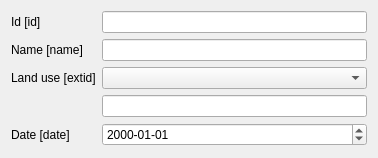
<?xml version="1.0" encoding="UTF-8"?>
<ui version="4.0">
 <class>Dialog</class>
 <widget class="QDialog" name="Dialog">
  <property name="geometry">
   <rect>
    <x>0</x>
    <y>0</y>
    <width>378</width>
    <height>158</height>
   </rect>
  </property>
  <property name="windowTitle">
   <string>Dialog</string>
  </property>
  <layout class="QFormLayout" name="formLayout">
   <item row="0" column="0">
    <widget class="QLabel" name="id_LBL">
     <property name="toolTip">
      <string>Unique feature identifier</string>
     </property>
     <property name="text">
      <string>Id [id]</string>
     </property>
    </widget>
   </item>
   <item row="0" column="1">
    <widget class="QLineEdit" name="id">
     <property name="enabled">
      <bool>true</bool>
     </property>
     <property name="toolTip">
      <string>Unique link id</string>
     </property>
    </widget>
   </item>
   <item row="1" column="0">
    <widget class="QLabel" name="name_LBL">
     <property name="toolTip">
      <string>The name of the link</string>
     </property>
     <property name="text">
      <string>Name [name]</string>
     </property>
    </widget>
   </item>
   <item row="1" column="1">
    <widget class="QLineEdit" name="name">
     <property name="toolTip">
      <string>The name of the link</string>
     </property>
    </widget>
   </item>
   <item row="2" column="0">
    <widget class="QLabel" name="extid_LBL">
     <property name="toolTip">
      <string>The feature id of the inlet node</string>
     </property>
     <property name="text">
      <string>Land use [extid]</string>
     </property>
    </widget>
   </item>
   <item row="2" column="1">
    <widget class="QComboBox" name="extid_CB"/>
   </item>
   <item row="3" column="1">
    <widget class="QLineEdit" name="extid">
     <property name="toolTip">
      <string>The feature id of the inlet node</string>
     </property>
    </widget>
   </item>
   <item row="4" column="0">
    <widget class="QLabel" name="date_LBL">
     <property name="toolTip">
      <string>The feature id of the inlet node</string>
     </property>
     <property name="text">
      <string>Date [date]</string>
     </property>
    </widget>
   </item>
   <item row="4" column="1">
    <widget class="QgsDateTimeEdit" name="date">
     <property name="displayFormat">
      <string>yyyy-MM-dd</string>
     </property>
    </widget>
   </item>
  </layout>
 </widget>
 <customwidgets>
  <customwidget>
   <class>QgsDateTimeEdit</class>
   <extends>QDateTimeEdit</extends>
   <header>qgsdatetimeedit.h</header>
  </customwidget>
 </customwidgets>
 <resources/>
 <connections/>
</ui>
